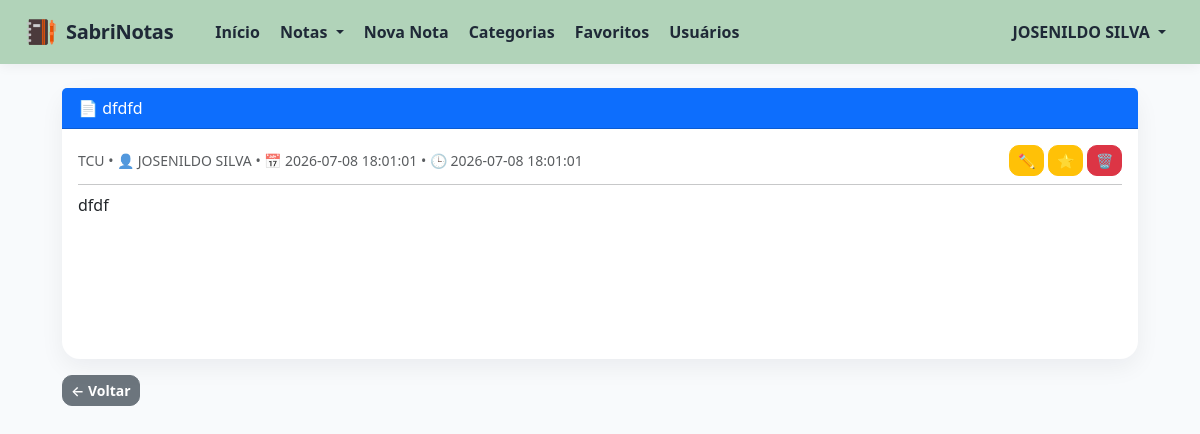
The app's page /nota/19 (signed in) with its own data.
### tables this page shows
CREATE TABLE usuarios (
            id INTEGER PRIMARY KEY AUTOINCREMENT,
            nome TEXT NOT NULL,
            email TEXT NOT NULL UNIQUE,
            senha TEXT NOT NULL,
            perfil TEXT NOT NULL DEFAULT 'usuario'
        );

CREATE TABLE anotacoes (
            id INTEGER PRIMARY KEY AUTOINCREMENT,
            titulo TEXT,
            categoria TEXT,
            texto TEXT
        , autor TEXT, favorito INTEGER DEFAULT 0, autor_id INTEGER, data_atualizacao TEXT, data_criacao TEXT, visibilidade TEXT DEFAULT 'publica');

### app.py (the view)
@app.route("/nota/<int:id>")
@login_obrigatorio
def ver_nota(id):
    conexao = sqlite3.connect("base.db")
    cursor = conexao.cursor()
    cursor.execute("""
        SELECT
            a.id,
            a.titulo,
            a.categoria,
            a.texto,
            a.favorito,
            u.nome,
            a.data_criacao,
            a.data_atualizacao
        FROM anotacoes a
        LEFT JOIN usuarios u ON u.id = a.autor_id
        WHERE a.id = ?
          AND (
              a.visibilidade = 'publica'
              OR a.autor_id = ?
          )
    """, (id, session["usuario_id"]))
    nota = cursor.fetchone()
    conexao.close()
    if nota is None:
        return "Nota não encontrada ou acesso negado."
    return render_template("ver_nota.html", nota=nota)

### app.py (called while the page is built)
def login_obrigatorio(funcao):
    @wraps(funcao)
    def verificar_login(*args, **kwargs):
        if "usuario_id" not in session:
            return redirect("/login")
        return funcao(*args, **kwargs)
    return verificar_login

### templates/ver_nota.html
{% extends "base.html" %}
{% block conteudo %}
{% if nota %}
<div class="card">
    <div class="card-header bg-primary text-white py-2">
        📄 {{ nota[1] }}
    </div>
    <div class="card-body py-3">
        <div class="d-flex justify-content-between align-items-center mb-2 flex-wrap">
            <div class="text-muted small">
                {{ nota[2] }}
                • 👤 {{ nota[5] if nota[5] else "Não informado" }}
                • 📅 {{ nota[6] if nota[6] else "-" }}
                • 🕒 {{ nota[7] if nota[7] else "-" }}
            </div>
            <div>
                <a href="/editar/{{ nota[0] }}" class="btn btn-sm btn-warning">
                    ✏️
                </a>
                {% if nota[4] == 1 %}
                    <a href="/favoritar/{{ nota[0] }}" class="btn btn-sm btn-warning">
                        ⭐
                    </a>
                {% else %}
                    <a href="/favoritar/{{ nota[0] }}" class="btn btn-sm btn-outline-warning">
                        ☆
                    </a>
                {% endif %}
                <form action="/excluir/{{ nota[0] }}" method="POST" style="display:inline;">
                    <button
                        type="submit"
                        class="btn btn-sm btn-danger"
                        onclick="return confirm('Tem certeza que deseja excluir esta nota?');">
                        🗑
                    </button>
                </form>
            </div>
        </div>
        <hr class="my-2">
        <div style="min-height:150px;">
            {{ nota[3] | safe }}
        </div>
    </div>
</div>
<a href="/categoria/{{ nota[2] }}" class="btn btn-sm btn-secondary mt-3">
    ← Voltar
</a>
{% else %}
<div class="alert alert-warning">
    Nota não encontrada.
</div>
{% endif %}
{% endblock %}

### templates/base.html (shortened to what this page needs)
<!DOCTYPE html>
<html lang="pt-br">
<head>
    <link href="https://cdn.jsdelivr.net/npm/bootstrap@5.3.7/dist/css/bootstrap.min.css" rel="stylesheet">
</head>
<body>
<nav class="navbar navbar-expand-lg navbar-light">
    <div class="container-fluid px-4">
        <a class="navbar-brand d-flex align-items-center" href="/">
            <img src="{{ url_for('static', filename='imagens/logo.png') }}"
                 width="34"
                 height="34"
                 class="me-2">
            SabriNotas
        </a>
        <div class="collapse navbar-collapse" id="menu">
            <div class="navbar-nav ms-3">
                <a class="nav-link {% if request.path == '/' %}active{% endif %}" href="/">
                    Início
                </a>
                <li class="nav-item dropdown">
                    <a class="nav-link dropdown-toggle {% if request.path.startswith('/notas') %}active{% endif %}"
                       href="#"
                       role="button"
                       data-bs-toggle="dropdown">
                        Notas
                    </a>
                </li>
                <a class="nav-link {% if request.path == '/nova' %}active{% endif %}" href="/nova">
                    Nova Nota
                </a>
                <a class="nav-link {% if request.path == '/categorias' %}active{% endif %}" href="/categorias">
                    Categorias
                </a>
                <a class="nav-link {% if request.path == '/favoritos' %}active{% endif %}" href="/favoritos">
                    Favoritos
                </a>
                {% if session.get("usuario_perfil") == "admin" %}
                    <a class="nav-link {% if request.path == '/usuarios' %}active{% endif %}" href="/usuarios">
                        Usuários
                    </a>
                {% endif %}
            </div>
            <div class="ms-auto navbar-nav">
                {% if session.get("usuario_nome") %}
                    <li class="nav-item dropdown">
                        <a class="nav-link dropdown-toggle"
                           href="#"
                           role="button"
                           data-bs-toggle="dropdown">
                            {{ session["usuario_nome"] }}
                        </a>
                    </li>
                {% else %}
                    <a class="nav-link" href="/login">
                        Login
                    </a>
                {% endif %}
            </div>
        </div>
    </div>
</nav>
<div class="container mt-4">
    {% block conteudo %}
    {% endblock %}
</div>
</body>
</html>

### templates/base.html (style rules this page uses)
body { background: #F8FAFC; color: #334155; }
.navbar { background: #B1D3B9 !important; min-height: 64px; box-shadow: 0 2px 12px rgba(0,0,0,.06); }
.navbar-brand { color: #1F2937 !important; font-weight: 700; letter-spacing: -0.3px; }
.navbar .nav-link { color: #1F2937 !important; font-weight: 600; border-radius: 10px; padding: 8px 12px; margin: 0 2px; transition: .2s; }
.container { max-width: 1100px; }
.card { border: none; border-radius: 18px; box-shadow: 0 8px 24px rgba(15,23,42,.06); }
.btn { border-radius: 10px; font-weight: 600; }

### records on screen
usuarios: usuario_nome "JOSENILDO SILVA", nome "JOSENILDO SILVA"
anotacoes: titulo "dfdfd", categoria "TCU", data_criacao "2026-07-08 18:01:01", data_atualizacao "2026-07-08 18:01:01", texto "dfdf"
